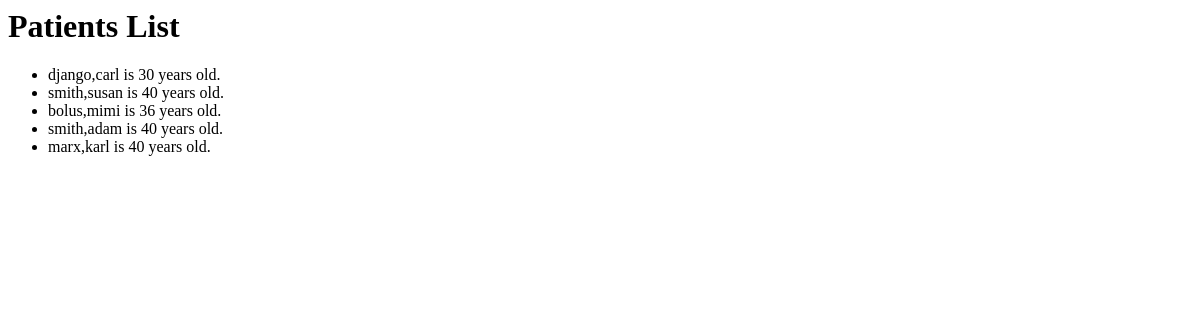
Page /office/ on the earlier database version.
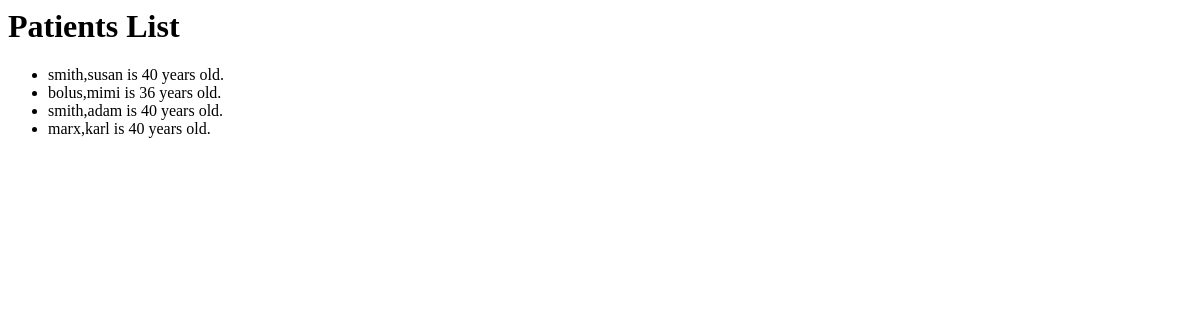
Same page on the later database version.
### office/models.py (models this page shows)
class Patient(models.Model):
    first_name = models.CharField(max_length=30)
    last_name = models.CharField(max_length=30)
    age = models.IntegerField(validators=[MinValueValidator(0),MaxValueValidator(120)])
    heartrate = models.IntegerField(default=60, validators=[MinValueValidator(1),MaxValueValidator(300)]) # null=True로 널값으로 초기값 설정 가능
    def __str__(self):
        return f"{self.last_name},{self.first_name} is {self.age} years old."

### office/views.py (the view)
# urls.py: path('', views.list_patients, name='list_patients'),
def list_patients(request):
    all_patients = models.Patient.objects.all()
    context_list = {'patients':all_patients}
    return render(request,'office/list.html', context=context_list)

### office/templates/office/list.html (shortened to what this page needs)
<html lang="en">
<head>
</head>
<body>
    <h1>Patients List</h1>
    <ul>
    {% for person in patients %}
    <li>{{ person }}</li>
    {% endfor %}
    </ul>
</body>
</html>

Differences in the rows shown:
removed Patient: last_name+first_name+age "django,carl is 30 years old."
